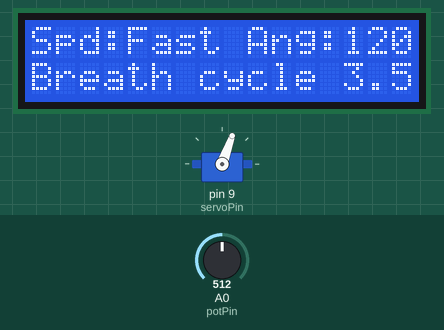
Recording of a sketch running on a simulated Arduino Uno, built with avr-gcc and run on an emulated ATmega328P. Parts: 16×2 character LCD, servo. Inputs (shaded band) come from the test bench; at power-on: A0 (potPin) = 512. What the sketch prints to the serial monitor is not drawn.

Above: at 5.2 s.
5.3 s: A0 (potPin) set to 524
At 8.21 s:
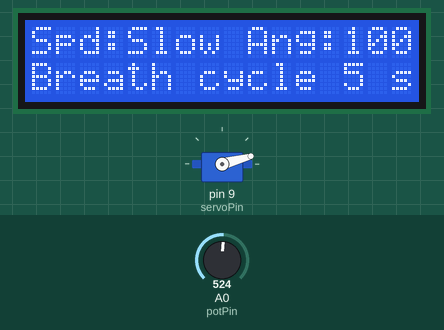
9.7 s: A0 (potPin) set to 716
At 13.64 s:
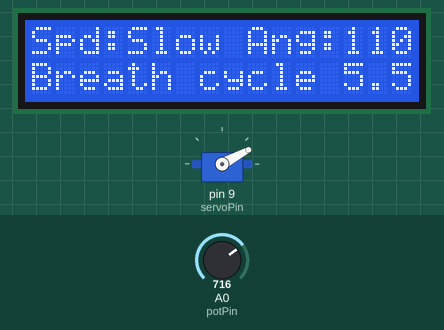
14.1 s: A0 (potPin) set to 900
At 19.68 s:
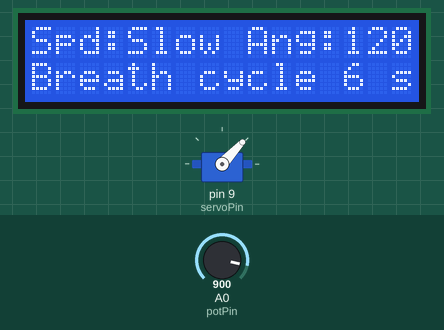
Timing chart, 0 to 28.5 s (numbered marks = the images above; inputs shaded):
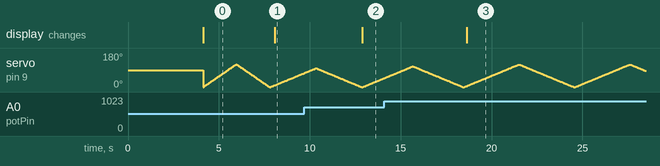

Measured:
- the behaviour switches between 517 and 518 on A0 (potPin) (found by bisection; images 0 and 1)
- after the input at 5.3 s, the display: changes after 2.8 s (image 1)
- after the input at 9.7 s, the display: changes after 3.2 s (image 2)
- after the input at 14.1 s, the display: changes after 4.5 s (image 3)

The sketch:

main.ino
```cpp
#include <Servo.h>
#include <Wire.h>
#include <LiquidCrystal_I2C.h>

// LCD initialization (16x2)
LiquidCrystal_I2C lcd(0x27, 16, 2);

// Servo initialization
Servo myservo;

// Pin definitions
const int potPin = A0; // Analog pin for potentiometer
const int servoPin = 9; // PWM pin for servo motor

// Variables
int potValue = 0;     // Raw potentiometer value
float pos = 0;        // Servo position

// Function prototypes
void displayMessage(const char* line1, const char* line2);
void controlServo(float angle, float step, int delayMs);

void setup() {
    // Initialize LCD
    lcd.init();
    lcd.backlight();

    // Initialize servo
    myservo.attach(servoPin);

    // Initialize serial communication
    Serial.begin(9600);

    // Display startup message
    displayMessage("Emergency Vent", "Tech Undefined");
    delay(4000);
}

void loop() {
    // Read and map potentiometer value
    potValue = analogRead(potPin);
    potValue = map(potValue, 0, 1023, 0, 180);

    // Log potentiometer value
    Serial.println(potValue);

    // Control logic based on potentiometer value
    if (potValue <= 30) {
        displayMessage("Spd:Fast Ang:100", "Breath cycle 4 sec");
        controlServo(100, 1, 15);
    } else if (potValue <= 60) {
        displayMessage("Spd:Fast Ang:110", "Breath cycle 4.43 sec");
        controlServo(110, 1, 15);
    } else if (potValue <= 90) {
        displayMessage("Spd:Fast Ang:120", "Breath cycle 3.53 sec");
        controlServo(120, 1, 15);
    } else if (potValue <= 120) {
        displayMessage("Spd:Slow Ang:100", "Breath cycle 5 sec");
        controlServo(100, 0.6, 15);
    } else if (potValue <= 150) {
        displayMessage("Spd:Slow Ang:110", "Breath cycle 5.5 sec");
        controlServo(110, 0.6, 15);
    } else if (potValue <= 180) {
        displayMessage("Spd:Slow Ang:120", "Breath cycle 6 sec");
        controlServo(120, 0.6, 15);
    }
}

// Display messages on the LCD
void displayMessage(const char* line1, const char* line2) {
    lcd.clear();
    lcd.setCursor(0, 0);
    lcd.print(line1);
    lcd.setCursor(0, 1);
    lcd.print(line2);
}

// Control the servo with specified parameters
void controlServo(float angle, float step, int delayMs) {
    // Move servo to target angle
    for (pos = 0; pos <= angle; pos += step) {
        myservo.write(pos);
        delay(delayMs);
    }

    // Return servo to starting position
    for (pos = angle; pos >= 0; pos -= step) {
        myservo.write(pos);
        delay(delayMs);
    }
}
```
